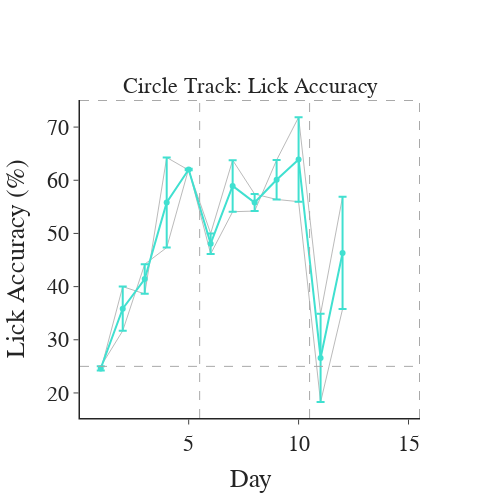

The code cell stored with this chart in its notebook:
### Code cell
fig = pf.plot_behavior_across_days(behav_df, x_var='day', y_var='pc_nonprobe', groupby_var=['day'], plot_transitions=[5.5, 10.5, 15.5],
                                   marker_color=subject_color, avg_color='turquoise', transition_color=['darkgrey', 'darkgrey', 'darkgrey'],
                                   x_title='Day', y_title='Lick Accuracy (%)', titles=['Circle Track: Lick Accuracy'], height=500, width=500)
fig.show()

### Figure 1 — Plotly figure (JSON) as saved in the notebook; plotly's stock layout.template omitted (floating-point values rounded to 4 significant figures)
{"data": [{"line": {"color": "darkgrey", "width": 1}, "mode": "lines", "name": "mc27", "opacity": 0.8, "type": "scatter", "x": [1, 2, 3, 4, 5, 6, 7, 8, 9, 10, 11, 12], "y": [24.24, 40, 38.64, 64.29, 61.9, 50, 63.78, 57.41, 56.39, 55.97, 18.28, 35.77]}, {"line": {"color": "darkgrey", "width": 1}, "mode": "lines", "name": "mc28", "opacity": 0.8, "type": "scatter", "x": [1, 2, 3, 4, 5, 6, 7, 8, 9, 10, 11, 12], "y": [25, 31.69, 44.21, 47.34, 62.16, 46.15, 54.08, 54.21, 63.79, 71.84, 34.87, 56.88]}, {"error_y": {"array": [0.3788, 4.153, 2.787, 8.474, 0.1287, 1.923, 4.849, 1.601, 3.701, 7.935, 8.297, 10.56], "type": "data"}, "line": {"color": "turquoise"}, "mode": "lines+markers", "type": "scatter", "x": [1, 2, 3, 4, 5, 6, 7, 8, 9, 10, 11, 12], "y": [24.62, 35.85, 41.42, 55.81, 62.03, 48.08, 58.93, 55.81, 60.09, 63.91, 26.58, 46.32]}], "layout": {"annotations": [{"font": {"size": 22}, "showarrow": false, "text": "Circle Track: Lick Accuracy", "x": 0.5, "xanchor": "center", "xref": "paper", "y": 1, "yanchor": "bottom", "yref": "paper"}], "font": {"family": "Arial", "size": 22}, "height": 500, "shapes": [{"line": {"color": "darkgrey", "dash": "dash", "width": 1}, "opacity": 1, "type": "line", "x0": 0, "x1": 1, "xref": "x domain", "y0": 75, "y1": 75, "yref": "y"}, {"line": {"color": "darkgrey", "dash": "dash", "width": 1}, "opacity": 1, "type": "line", "x0": 0, "x1": 1, "xref": "x domain", "y0": 25, "y1": 25, "yref": "y"}, {"line": {"color": "darkgrey", "dash": "dash", "width": 1}, "opacity": 1, "type": "line", "x0": 5.5, "x1": 5.5, "xref": "x", "y0": 0, "y1": 1, "yref": "y domain"}, {"line": {"color": "darkgrey", "dash": "dash", "width": 1}, "opacity": 1, "type": "line", "x0": 10.5, "x1": 10.5, "xref": "x", "y0": 0, "y1": 1, "yref": "y domain"}, {"line": {"color": "darkgrey", "dash": "dash", "width": 1}, "opacity": 1, "type": "line", "x0": 15.5, "x1": 15.5, "xref": "x", "y0": 0, "y1": 1, "yref": "y domain"}], "showlegend": false, "title": {"x": 0.5, "xanchor": "center", "y": 0.9, "yanchor": "top"}, "width": 500, "xaxis": {"anchor": "y", "domain": [0, 1], "linewidth": 1.5, "title": {"text": "Day"}}, "yaxis": {"anchor": "x", "domain": [0, 1], "linewidth": 1.5, "title": {"text": "Lick Accuracy (%)"}}}}
